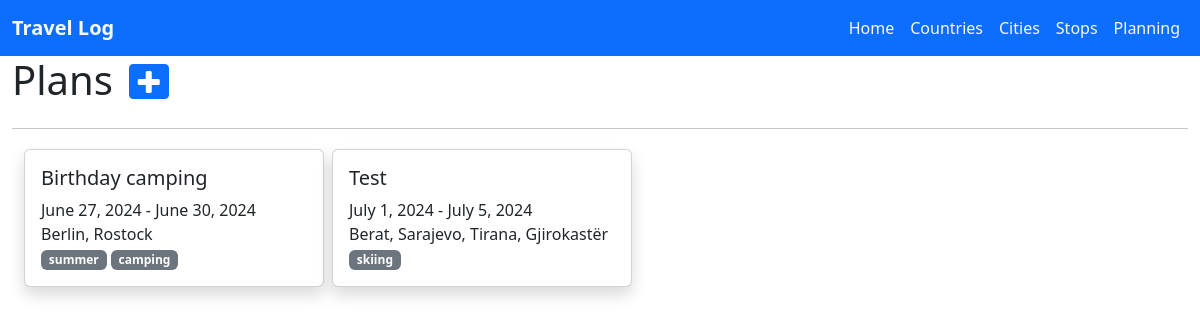
The app's page /plans/ with its own data.
### mytrips/models.py (models this page shows, shortened)
class Plan(models.Model):
    title = models.CharField(max_length=255)
    start = models.DateField(null=True)
    end = models.DateField(null=True)
    tags = models.ManyToManyField(Tag, blank=True)
    cities = models.ManyToManyField(City, blank=True)

class City(models.Model):
    name = models.CharField(max_length=255)
    visited = models.BooleanField(default=False)
    country = models.ForeignKey(
        "Country",
        on_delete=models.CASCADE,
    )
    lat = models.DecimalField(max_digits=9, decimal_places=6)
    lon = models.DecimalField(max_digits=9, decimal_places=6)
    state = models.CharField(max_length=255, null=True, default=None)
    class Meta:
        verbose_name_plural = "Cities"
        constraints = [
            models.UniqueConstraint(
                fields=["name", "country"], name="unique_city_country"
            ),
        ]
    def __str__(self):
        return self.name

class Tag(models.Model):
    name = models.CharField(max_length=50)
    def __str__(self):
        return self.name

### mytrips/views.py (the view)
# urls.py: path("plans/", views.plans, name="plans"),
def plans(request):
    cities = (
        City.objects.filter()
        .values("pk", "name", "country__name")
        .order_by("country__name", "name")
    )
    plans = Plan.objects.order_by("title")
    tags = Tag.objects.order_by("name")
    context = {"plans": plans, "cities": cities, "tags": tags}
    return render(request, "plans.html", context)

### mytrips/templates/plans.html (shortened to what this page needs)
{% extends "master.html" %}
{% block content %}
<div class="d-flex">
    <h1 class="me-3">Plans</h1>
    <div class="mt-2">
        <button type="button" class="btn btn-primary btn-sm pb-0" data-bs-toggle="modal"
            data-bs-target="#staticBackdrop">
            <i class="fa fa-plus fa-2x"></i>
        </button>
    </div>
</div>
<hr />
<div class="float-start ms-2">
    <div>
        {% for plan in plans %}
        <div class="card float-start rounded m-1 shadow" style="width:300px;">
            <div class="card-body">
                <h5 class="card-title"><a class="stretched-link text-reset text-decoration-none"
                        href="{{ plan.id }}">
                        {{ plan.title }}</a></h5>
                <div>
                    <p class="card-text">{{ plan.start }} - {{ plan.end}}</p>
                </div>
                <div >
                    <p class="card-text">{{ plan.cities.all|join:", " }}</p>
                </div>
                <div >
                    {% for tag in plan.tags.all %}
                    <span class="badge bg-secondary">{{ tag }}</span>
                    {% endfor %}
                </div>
            </div>
        </div>
        {% endfor %}
    </div>
</div>
{% endblock %}

### records on screen
Plan: title "Birthday camping", start "June 27, 2024", end "June 30, 2024", cities.all "Berlin, Rostock"
Tag: name "summer"
Tag: name "camping"
Plan: title "Test", start "July 1, 2024", end "July 5, 2024", cities.all "Berat, Sarajevo, Tirana, Gjirokastër"
Tag: name "skiing"
